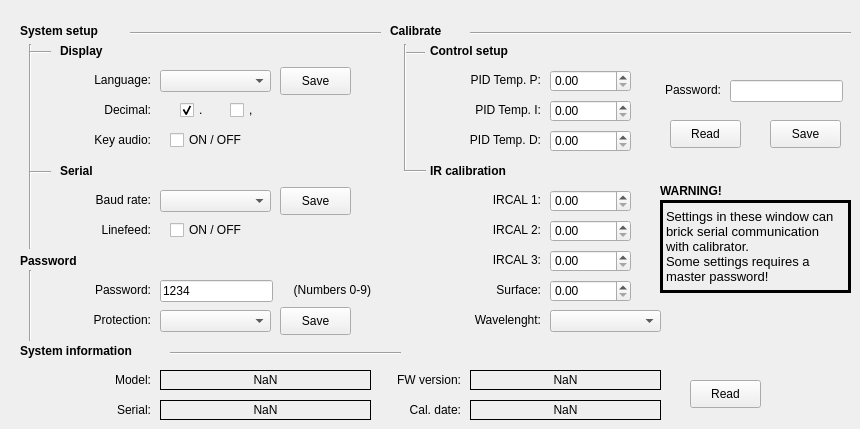
     <widget class="QWidget" name="tabSystem">
      <attribute name="title">
       <string>SYSTEM MENU</string>
      </attribute>
      <widget class="QLabel" name="label_103">
       <property name="geometry">
        <rect>
         <x>20</x>
         <y>20</y>
         <width>111</width>
         <height>21</height>
        </rect>
       </property>
       <property name="font">
        <font>
         <weight>75</weight>
         <bold>true</bold>
        </font>
       </property>
       <property name="text">
        <string>System setup</string>
       </property>
      </widget>
      <widget class="QLabel" name="label_104">
       <property name="geometry">
        <rect>
         <x>60</x>
         <y>40</y>
         <width>111</width>
         <height>21</height>
        </rect>
       </property>
       <property name="font">
        <font>
         <weight>75</weight>
         <bold>true</bold>
        </font>
       </property>
       <property name="text">
        <string>Display</string>
       </property>
      </widget>
      <widget class="QLabel" name="label_105">
       <property name="geometry">
        <rect>
         <x>60</x>
         <y>160</y>
         <width>111</width>
         <height>21</height>
        </rect>
       </property>
       <property name="font">
        <font>
         <weight>75</weight>
         <bold>true</bold>
        </font>
       </property>
       <property name="text">
        <string>Serial</string>
       </property>
      </widget>
      <widget class="QLabel" name="label_106">
       <property name="geometry">
        <rect>
         <x>60</x>
         <y>70</y>
         <width>91</width>
         <height>20</height>
        </rect>
       </property>
       <property name="text">
        <string>Language:</string>
       </property>
       <property name="alignment">
        <set>Qt::AlignRight|Qt::AlignTrailing|Qt::AlignVCenter</set>
       </property>
      </widget>
      <widget class="QLabel" name="label_107">
       <property name="geometry">
        <rect>
         <x>60</x>
         <y>100</y>
         <width>91</width>
         <height>20</height>
        </rect>
       </property>
       <property name="text">
        <string>Decimal:</string>
       </property>
       <property name="alignment">
        <set>Qt::AlignRight|Qt::AlignTrailing|Qt::AlignVCenter</set>
       </property>
      </widget>
      <widget class="QLabel" name="label_108">
       <property name="geometry">
        <rect>
         <x>60</x>
         <y>130</y>
         <width>91</width>
         <height>20</height>
        </rect>
       </property>
       <property name="text">
        <string>Key audio:</string>
       </property>
       <property name="alignment">
        <set>Qt::AlignRight|Qt::AlignTrailing|Qt::AlignVCenter</set>
       </property>
      </widget>
      <widget class="QLabel" name="label_109">
       <property name="geometry">
        <rect>
         <x>60</x>
         <y>190</y>
         <width>91</width>
         <height>20</height>
        </rect>
       </property>
       <property name="text">
        <string>Baud rate:</string>
       </property>
       <property name="alignment">
        <set>Qt::AlignRight|Qt::AlignTrailing|Qt::AlignVCenter</set>
       </property>
      </widget>
      <widget class="QLabel" name="label_110">
       <property name="geometry">
        <rect>
         <x>60</x>
         <y>220</y>
         <width>91</width>
         <height>20</height>
        </rect>
       </property>
       <property name="text">
        <string>Linefeed:</string>
       </property>
       <property name="alignment">
        <set>Qt::AlignRight|Qt::AlignTrailing|Qt::AlignVCenter</set>
       </property>
      </widget>
      <widget class="QComboBox" name="cmbBaudCalChange">
       <property name="geometry">
        <rect>
         <x>160</x>
         <y>190</y>
         <width>111</width>
         <height>22</height>
        </rect>
       </property>
      </widget>
      <widget class="QCheckBox" name="cbLinefeed">
       <property name="geometry">
        <rect>
         <x>170</x>
         <y>220</y>
         <width>91</width>
         <height>20</height>
        </rect>
       </property>
       <property name="text">
        <string>ON / OFF</string>
       </property>
      </widget>
      <widget class="Line" name="line_16">
       <property name="geometry">
        <rect>
         <x>20</x>
         <y>44</y>
         <width>20</width>
         <height>128</height>
        </rect>
       </property>
       <property name="orientation">
        <enum>Qt::Vertical</enum>
       </property>
      </widget>
      <widget class="Line" name="line_17">
       <property name="geometry">
        <rect>
         <x>30</x>
         <y>44</y>
         <width>21</width>
         <height>16</height>
        </rect>
       </property>
       <property name="orientation">
        <enum>Qt::Horizontal</enum>
       </property>
      </widget>
      <widget class="Line" name="line_18">
       <property name="geometry">
        <rect>
         <x>30</x>
         <y>162</y>
         <width>21</width>
         <height>20</height>
        </rect>
       </property>
       <property name="orientation">
        <enum>Qt::Horizontal</enum>
       </property>
      </widget>
      <widget class="QLabel" name="label_111">
       <property name="geometry">
        <rect>
         <x>20</x>
         <y>250</y>
         <width>81</width>
         <height>21</height>
        </rect>
       </property>
       <property name="font">
        <font>
         <weight>75</weight>
         <bold>true</bold>
        </font>
       </property>
       <property name="text">
        <string>Password</string>
       </property>
      </widget>
      <widget class="QLabel" name="label_112">
       <property name="geometry">
        <rect>
         <x>60</x>
         <y>310</y>
         <width>91</width>
         <height>20</height>
        </rect>
       </property>
       <property name="text">
        <string>Protection:</string>
       </property>
       <property name="alignment">
        <set>Qt::AlignRight|Qt::AlignTrailing|Qt::AlignVCenter</set>
       </property>
      </widget>
      <widget class="QLabel" name="label_113">
       <property name="geometry">
        <rect>
         <x>50</x>
         <y>370</y>
         <width>101</width>
         <height>20</height>
        </rect>
       </property>
       <property name="text">
        <string>Model:</string>
       </property>
       <property name="alignment">
        <set>Qt::AlignRight|Qt::AlignTrailing|Qt::AlignVCenter</set>
       </property>
      </widget>
      <widget class="QComboBox" name="cmbProtection">
       <property name="geometry">
        <rect>
         <x>160</x>
         <y>310</y>
         <width>111</width>
         <height>22</height>
        </rect>
       </property>
      </widget>
      <widget class="QLineEdit" name="leSetPassword">
       <property name="geometry">
        <rect>
         <x>160</x>
         <y>280</y>
         <width>113</width>
         <height>22</height>
        </rect>
       </property>
       <property name="inputMask">
        <string>1234</string>
       </property>
       <property name="maxLength">
        <number>4</number>
       </property>
       <property name="echoMode">
        <enum>QLineEdit::Normal</enum>
       </property>
      </widget>
      <widget class="QComboBox" name="cmbLanguage">
       <property name="geometry">
        <rect>
         <x>160</x>
         <y>70</y>
         <width>111</width>
         <height>22</height>
        </rect>
       </property>
      </widget>
      <widget class="QCheckBox" name="cbAudioOnOff">
       <property name="geometry">
        <rect>
         <x>170</x>
         <y>130</y>
         <width>91</width>
         <height>20</height>
        </rect>
       </property>
       <property name="text">
        <string>ON / OFF</string>
       </property>
      </widget>
      <widget class="QCheckBox" name="cbPeriod">
       <property name="geometry">
        <rect>
         <x>180</x>
         <y>100</y>
         <width>31</width>
         <height>20</height>
        </rect>
       </property>
       <property name="text">
        <string>.</string>
       </property>
       <property name="checked">
        <bool>true</bool>
       </property>
      </widget>
      <widget class="QCheckBox" name="cbComa">
       <property name="geometry">
        <rect>
         <x>230</x>
         <y>100</y>
         <width>31</width>
         <height>20</height>
        </rect>
       </property>
       <property name="text">
        <string>,</string>
       </property>
      </widget>
      <widget class="Line" name="line_19">
       <property name="geometry">
        <rect>
         <x>20</x>
         <y>171</y>
         <width>20</width>
         <height>78</height>
        </rect>
       </property>
       <property name="orientation">
        <enum>Qt::Vertical</enum>
       </property>
      </widget>
      <widget class="Line" name="line_20">
       <property name="geometry">
        <rect>
         <x>170</x>
         <y>343</y>
         <width>231</width>
         <height>21</height>
        </rect>
       </property>
       <property name="orientation">
        <enum>Qt::Horizontal</enum>
       </property>
      </widget>
      <widget class="QLabel" name="label_114">
       <property name="geometry">
        <rect>
         <x>390</x>
         <y>20</y>
         <width>111</width>
         <height>21</height>
        </rect>
       </property>
       <property name="font">
        <font>
         <weight>75</weight>
         <bold>true</bold>
        </font>
       </property>
       <property name="text">
        <string>Calibrate</string>
       </property>
      </widget>
      <widget class="QLabel" name="label_115">
       <property name="geometry">
        <rect>
         <x>430</x>
         <y>40</y>
         <width>111</width>
         <height>21</height>
        </rect>
       </property>
       <property name="font">
        <font>
         <weight>75</weight>
         <bold>true</bold>
        </font>
       </property>
       <property name="text">
        <string>Control setup</string>
       </property>
      </widget>
      <widget class="Line" name="line_21">
       <property name="geometry">
        <rect>
         <x>404</x>
         <y>45</y>
         <width>21</width>
         <height>16</height>
        </rect>
       </property>
       <property name="orientation">
        <enum>Qt::Horizontal</enum>
       </property>
      </widget>
      <widget class="Line" name="line_22">
       <property name="geometry">
        <rect>
         <x>395</x>
         <y>44</y>
         <width>20</width>
         <height>127</height>
        </rect>
       </property>
       <property name="orientation">
        <enum>Qt::Vertical</enum>
       </property>
      </widget>
      <widget class="QLabel" name="label_116">
       <property name="geometry">
        <rect>
         <x>440</x>
         <y>70</y>
         <width>101</width>
         <height>20</height>
        </rect>
       </property>
       <property name="text">
        <string>PID Temp. P:</string>
       </property>
       <property name="alignment">
        <set>Qt::AlignRight|Qt::AlignTrailing|Qt::AlignVCenter</set>
       </property>
      </widget>
      <widget class="QLabel" name="label_117">
       <property name="geometry">
        <rect>
         <x>440</x>
         <y>100</y>
         <width>101</width>
         <height>20</height>
        </rect>
       </property>
       <property name="text">
        <string>PID Temp. I:</string>
       </property>
       <property name="alignment">
        <set>Qt::AlignRight|Qt::AlignTrailing|Qt::AlignVCenter</set>
       </property>
      </widget>
      <widget class="QLabel" name="label_118">
       <property name="geometry">
        <rect>
         <x>440</x>
         <y>130</y>
         <width>101</width>
         <height>20</height>
        </rect>
       </property>
       <property name="text">
        <string>PID Temp. D:</string>
       </property>
       <property name="alignment">
        <set>Qt::AlignRight|Qt::AlignTrailing|Qt::AlignVCenter</set>
       </property>
      </widget>
      <widget class="QDoubleSpinBox" name="dsrPID_P">
       <property name="geometry">
        <rect>
         <x>550</x>
         <y>70</y>
         <width>81</width>
         <height>22</height>
        </rect>
       </property>
      </widget>
      <widget class="QDoubleSpinBox" name="dsrPID_I">
       <property name="geometry">
        <rect>
         <x>550</x>
         <y>100</y>
         <width>81</width>
         <height>22</height>
        </rect>
       </property>
      </widget>
      <widget class="QDoubleSpinBox" name="dsrPID_D">
       <property name="geometry">
        <rect>
         <x>550</x>
         <y>130</y>
         <width>81</width>
         <height>22</height>
        </rect>
       </property>
      </widget>
      <widget class="Line" name="line_25">
       <property name="geometry">
        <rect>
         <x>470</x>
         <y>23</y>
         <width>381</width>
         <height>21</height>
        </rect>
       </property>
       <property name="orientation">
        <enum>Qt::Horizontal</enum>
       </property>
      </widget>
      <widget class="QPushButton" name="btnReadPID">
       <property name="geometry">
        <rect>
         <x>670</x>
         <y>120</y>
         <width>71</width>
         <height>28</height>
        </rect>
       </property>
       <property name="text">
        <string>Read</string>
       </property>
      </widget>
      <widget class="QPushButton" name="btnSavePID">
       <property name="geometry">
        <rect>
         <x>770</x>
         <y>120</y>
         <width>71</width>
         <height>28</height>
        </rect>
       </property>
       <property name="text">
        <string>Save</string>
       </property>
      </widget>
      <widget class="QLabel" name="label_119">
       <property name="geometry">
        <rect>
         <x>650</x>
         <y>80</y>
         <width>71</width>
         <height>20</height>
        </rect>
       </property>
       <property name="text">
        <string>Password:</string>
       </property>
       <property name="alignment">
        <set>Qt::AlignRight|Qt::AlignTrailing|Qt::AlignVCenter</set>
       </property>
      </widget>
      <widget class="QLineEdit" name="lePIDPassword">
       <property name="geometry">
        <rect>
         <x>730</x>
         <y>80</y>
         <width>113</width>
         <height>22</height>
        </rect>
       </property>
      </widget>
      <widget class="QLabel" name="label_120">
       <property name="geometry">
        <rect>
         <x>660</x>
         <y>200</y>
         <width>191</width>
         <height>93</height>
        </rect>
       </property>
       <property name="font">
        <font>
         <pointsize>10</pointsize>
        </font>
       </property>
       <property name="frameShape">
        <enum>QFrame::Box</enum>
       </property>
       <property name="lineWidth">
        <number>3</number>
       </property>
       <property name="text">
        <string>Settings in these window can
brick serial communication
with calibrator.
Some settings requires a
master password!</string>
       </property>
      </widget>
      <widget class="QLabel" name="label_121">
       <property name="geometry">
        <rect>
         <x>660</x>
         <y>180</y>
         <width>91</width>
         <height>21</height>
        </rect>
       </property>
       <property name="font">
        <font>
         <weight>75</weight>
         <bold>true</bold>
        </font>
       </property>
       <property name="text">
        <string>WARNING!</string>
       </property>
      </widget>
      <widget class="QLabel" name="label_122">
       <property name="geometry">
        <rect>
         <x>430</x>
         <y>160</y>
         <width>111</width>
         <height>21</height>
        </rect>
       </property>
       <property name="font">
        <font>
         <weight>75</weight>
         <bold>true</bold>
        </font>
       </property>
       <property name="text">
        <string>IR calibration</string>
       </property>
      </widget>
      <widget class="Line" name="line_26">
       <property name="geometry">
        <rect>
         <x>405</x>
         <y>163</y>
         <width>21</width>
         <height>16</height>
        </rect>
       </property>
       <property name="orientation">
        <enum>Qt::Horizontal</enum>
       </property>
      </widget>
      <widget class="QLabel" name="label_123">
       <property name="geometry">
        <rect>
         <x>440</x>
         <y>190</y>
         <width>101</width>
         <height>20</height>
        </rect>
       </property>
       <property name="text">
        <string>IRCAL 1:</string>
       </property>
       <property name="alignment">
        <set>Qt::AlignRight|Qt::AlignTrailing|Qt::AlignVCenter</set>
       </property>
      </widget>
      <widget class="QLabel" name="label_124">
       <property name="geometry">
        <rect>
         <x>440</x>
         <y>220</y>
         <width>101</width>
         <height>20</height>
        </rect>
       </property>
       <property name="text">
        <string>IRCAL 2:</string>
       </property>
       <property name="alignment">
        <set>Qt::AlignRight|Qt::AlignTrailing|Qt::AlignVCenter</set>
       </property>
      </widget>
      <widget class="QLabel" name="label_125">
       <property name="geometry">
        <rect>
         <x>440</x>
         <y>250</y>
         <width>101</width>
         <height>20</height>
        </rect>
       </property>
       <property name="text">
        <string>IRCAL 3:</string>
       </property>
       <property name="alignment">
        <set>Qt::AlignRight|Qt::AlignTrailing|Qt::AlignVCenter</set>
       </property>
      </widget>
      <widget class="QLabel" name="label_126">
       <property name="geometry">
        <rect>
         <x>440</x>
         <y>280</y>
         <width>101</width>
         <height>20</height>
        </rect>
       </property>
       <property name="text">
        <string>Surface:</string>
       </property>
       <property name="alignment">
        <set>Qt::AlignRight|Qt::AlignTrailing|Qt::AlignVCenter</set>
       </property>
      </widget>
      <widget class="QLabel" name="label_127">
       <property name="geometry">
        <rect>
         <x>440</x>
         <y>310</y>
         <width>101</width>
         <height>20</height>
        </rect>
       </property>
       <property name="text">
        <string>Wavelenght:</string>
       </property>
       <property name="alignment">
        <set>Qt::AlignRight|Qt::AlignTrailing|Qt::AlignVCenter</set>
       </property>
      </widget>
      <widget class="QDoubleSpinBox" name="dsrIRCAL1">
       <property name="geometry">
        <rect>
         <x>550</x>
         <y>190</y>
         <width>81</width>
         <height>22</height>
        </rect>
       </property>
      </widget>
      <widget class="QDoubleSpinBox" name="dsrIRCAL2">
       <property name="geometry">
        <rect>
         <x>550</x>
         <y>220</y>
         <width>81</width>
         <height>22</height>
        </rect>
       </property>
      </widget>
      <widget class="QDoubleSpinBox" name="dsrIRCAL3">
       <property name="geometry">
        <rect>
         <x>550</x>
         <y>250</y>
         <width>81</width>
         <height>22</height>
        </rect>
       </property>
      </widget>
      <widget class="QDoubleSpinBox" name="dsrSurface">
       <property name="geometry">
        <rect>
         <x>550</x>
         <y>280</y>
         <width>81</width>
         <height>22</height>
        </rect>
       </property>
      </widget>
      <widget class="QComboBox" name="cmbWavelenght">
       <property name="geometry">
        <rect>
         <x>550</x>
         <y>310</y>
         <width>111</width>
         <height>22</height>
        </rect>
       </property>
      </widget>
      <widget class="QLabel" name="label_129">
       <property name="geometry">
        <rect>
         <x>20</x>
         <y>340</y>
         <width>151</width>
         <height>21</height>
        </rect>
       </property>
       <property name="font">
        <font>
         <weight>75</weight>
         <bold>true</bold>
        </font>
       </property>
       <property name="text">
        <string>System information</string>
       </property>
      </widget>
      <widget class="Line" name="line_27">
       <property name="geometry">
        <rect>
         <x>20</x>
         <y>270</y>
         <width>20</width>
         <height>71</height>
        </rect>
       </property>
       <property name="orientation">
        <enum>Qt::Vertical</enum>
       </property>
      </widget>
      <widget class="QLabel" name="label_130">
       <property name="geometry">
        <rect>
         <x>50</x>
         <y>400</y>
         <width>101</width>
         <height>20</height>
        </rect>
       </property>
       <property name="text">
        <string>Serial:</string>
       </property>
       <property name="alignment">
        <set>Qt::AlignRight|Qt::AlignTrailing|Qt::AlignVCenter</set>
       </property>
      </widget>
      <widget class="QLabel" name="label_131">
       <property name="geometry">
        <rect>
         <x>360</x>
         <y>400</y>
         <width>101</width>
         <height>20</height>
        </rect>
       </property>
       <property name="text">
        <string>Cal. date:</string>
       </property>
       <property name="alignment">
        <set>Qt::AlignRight|Qt::AlignTrailing|Qt::AlignVCenter</set>
       </property>
      </widget>
      <widget class="QLabel" name="label_132">
       <property name="geometry">
        <rect>
         <x>360</x>
         <y>370</y>
         <width>101</width>
         <height>20</height>
        </rect>
       </property>
       <property name="text">
        <string>FW version:</string>
       </property>
       <property name="alignment">
        <set>Qt::AlignRight|Qt::AlignTrailing|Qt::AlignVCenter</set>
       </property>
      </widget>
      <widget class="QPushButton" name="btnReadINFO">
       <property name="geometry">
        <rect>
         <x>690</x>
         <y>380</y>
         <width>71</width>
         <height>28</height>
        </rect>
       </property>
       <property name="text">
        <string>Read</string>
       </property>
      </widget>
      <widget class="QLabel" name="lblModel">
       <property name="geometry">
        <rect>
         <x>160</x>
         <y>370</y>
         <width>211</width>
         <height>20</height>
        </rect>
       </property>
       <property name="frameShape">
        <enum>QFrame::Box</enum>
       </property>
       <property name="text">
        <string>NaN</string>
       </property>
       <property name="alignment">
        <set>Qt::AlignCenter</set>
       </property>
      </widget>
      <widget class="QLabel" name="lblSerial">
       <property name="geometry">
        <rect>
         <x>160</x>
         <y>400</y>
         <width>211</width>
         <height>20</height>
        </rect>
       </property>
       <property name="frameShape">
        <enum>QFrame::Box</enum>
       </property>
       <property name="text">
        <string>NaN</string>
       </property>
       <property name="alignment">
        <set>Qt::AlignCenter</set>
       </property>
      </widget>
      <widget class="QLabel" name="lblFWVer">
       <property name="geometry">
        <rect>
         <x>470</x>
         <y>370</y>
         <width>191</width>
         <height>20</height>
        </rect>
       </property>
       <property name="frameShape">
        <enum>QFrame::Box</enum>
       </property>
       <property name="text">
        <string>NaN</string>
       </property>
       <property name="alignment">
        <set>Qt::AlignCenter</set>
       </property>
      </widget>
      <widget class="QLabel" name="lblCalDate">
       <property name="geometry">
        <rect>
         <x>470</x>
         <y>400</y>
         <width>191</width>
         <height>20</height>
        </rect>
       </property>
       <property name="frameShape">
        <enum>QFrame::Box</enum>
       </property>
       <property name="text">
        <string>NaN</string>
       </property>
       <property name="alignment">
        <set>Qt::AlignCenter</set>
       </property>
      </widget>
      <widget class="Line" name="line_32">
       <property name="geometry">
        <rect>
         <x>130</x>
         <y>23</y>
         <width>251</width>
         <height>21</height>
        </rect>
       </property>
       <property name="orientation">
        <enum>Qt::Horizontal</enum>
       </property>
      </widget>
      <widget class="QPushButton" name="btnSaveSerial">
       <property name="geometry">
        <rect>
         <x>280</x>
         <y>187</y>
         <width>71</width>
         <height>28</height>
        </rect>
       </property>
       <property name="text">
        <string>Save</string>
       </property>
      </widget>
      <widget class="QPushButton" name="btnSaveDisplay">
       <property name="geometry">
        <rect>
         <x>280</x>
         <y>67</y>
         <width>71</width>
         <height>28</height>
        </rect>
       </property>
       <property name="text">
        <string>Save</string>
       </property>
      </widget>
      <widget class="QLabel" name="label_138">
       <property name="geometry">
        <rect>
         <x>60</x>
         <y>280</y>
         <width>91</width>
         <height>20</height>
        </rect>
       </property>
       <property name="text">
        <string>Password:</string>
       </property>
       <property name="alignment">
        <set>Qt::AlignRight|Qt::AlignTrailing|Qt::AlignVCenter</set>
       </property>
      </widget>
      <widget class="QPushButton" name="btnSavePassword">
       <property name="geometry">
        <rect>
         <x>280</x>
         <y>307</y>
         <width>71</width>
         <height>28</height>
        </rect>
       </property>
       <property name="text">
        <string>Save</string>
       </property>
      </widget>
      <widget class="QLabel" name="label_141">
       <property name="geometry">
        <rect>
         <x>260</x>
         <y>282</y>
         <width>111</width>
         <height>16</height>
        </rect>
       </property>
       <property name="text">
        <string>(Numbers 0-9)</string>
       </property>
       <property name="alignment">
        <set>Qt::AlignRight|Qt::AlignTrailing|Qt::AlignVCenter</set>
       </property>
      </widget>
      <zorder>line_21</zorder>
      <zorder>label_103</zorder>
      <zorder>label_104</zorder>
      <zorder>label_105</zorder>
      <zorder>label_106</zorder>
      <zorder>label_107</zorder>
      <zorder>label_108</zorder>
      <zorder>label_109</zorder>
      <zorder>label_110</zorder>
      <zorder>cmbBaudCalChange</zorder>
      <zorder>cbLinefeed</zorder>
      <zorder>line_16</zorder>
      <zorder>line_17</zorder>
      <zorder>line_18</zorder>
      <zorder>label_111</zorder>
      <zorder>label_112</zorder>
      <zorder>label_113</zorder>
      <zorder>cmbProtection</zorder>
      <zorder>leSetPassword</zorder>
      <zorder>cmbLanguage</zorder>
      <zorder>cbAudioOnOff</zorder>
      <zorder>cbPeriod</zorder>
      <zorder>cbComa</zorder>
      <zorder>line_19</zorder>
      <zorder>line_20</zorder>
      <zorder>label_114</zorder>
      <zorder>label_115</zorder>
      <zorder>line_22</zorder>
      <zorder>label_116</zorder>
      <zorder>label_117</zorder>
      <zorder>label_118</zorder>
      <zorder>dsrPID_P</zorder>
      <zorder>dsrPID_I</zorder>
      <zorder>dsrPID_D</zorder>
      <zorder>line_25</zorder>
      <zorder>btnReadPID</zorder>
      <zorder>btnSavePID</zorder>
      <zorder>label_119</zorder>
      <zorder>lePIDPassword</zorder>
      <zorder>label_120</zorder>
      <zorder>label_121</zorder>
      <zorder>label_122</zorder>
      <zorder>line_26</zorder>
      <zorder>label_123</zorder>
      <zorder>label_124</zorder>
      <zorder>label_125</zorder>
      <zorder>label_126</zorder>
      <zorder>label_127</zorder>
      <zorder>dsrIRCAL1</zorder>
      <zorder>dsrIRCAL2</zorder>
      <zorder>dsrIRCAL3</zorder>
      <zorder>dsrSurface</zorder>
      <zorder>cmbWavelenght</zorder>
      <zorder>label_129</zorder>
      <zorder>line_27</zorder>
      <zorder>label_130</zorder>
      <zorder>label_131</zorder>
      <zorder>label_132</zorder>
      <zorder>btnReadINFO</zorder>
      <zorder>lblModel</zorder>
      <zorder>lblSerial</zorder>
      <zorder>lblFWVer</zorder>
      <zorder>lblCalDate</zorder>
      <zorder>line_32</zorder>
      <zorder>btnSaveSerial</zorder>
      <zorder>btnSaveDisplay</zorder>
      <zorder>label_138</zorder>
      <zorder>btnSavePassword</zorder>
      <zorder>label_141</zorder>
     </widget>
